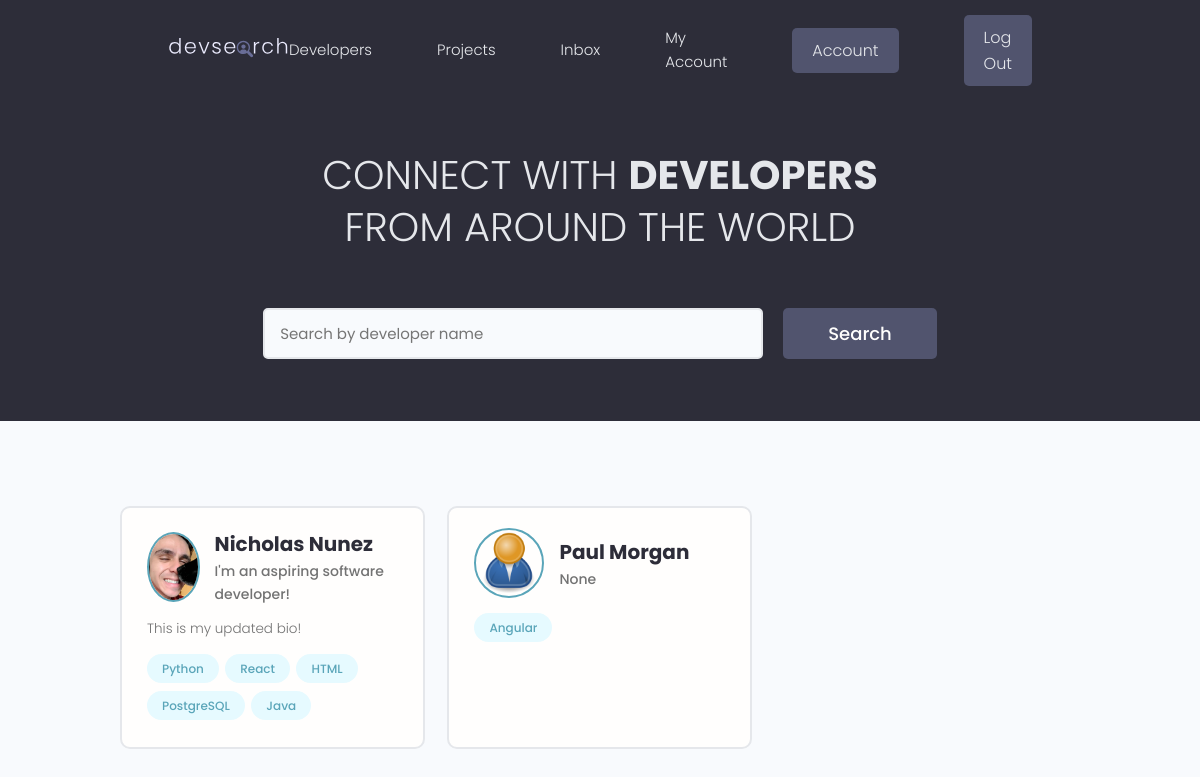
The app's page / (signed in) with its own data.
### users/models.py (models this page shows, shortened)
class Profile(models.Model):
    user = models.OneToOneField(User, on_delete=models.CASCADE, null=True, blank=True)
    name = models.CharField(max_length=200, null=True, blank=True)
    email = models.EmailField(max_length=500, null=True, blank=True)
    username = models.CharField(max_length=200, null=True, blank=True)
    location = models.CharField(max_length=200, null=True, blank=True)
    short_intro = models.CharField(max_length=500, null=True, blank=True)
    bio = models.TextField(null=True, blank=True)
    profile_image = models.ImageField(null=True, blank=True, upload_to='profiles/', default='profiles/user-default.png')
    social_github = models.CharField(max_length=200, null=True, blank=True)
    social_twitter = models.CharField(max_length=200, null=True, blank=True)
    social_stackoverflow = models.CharField(max_length=200, null=True, blank=True)
    social_linkedin = models.CharField(max_length=200, null=True, blank=True)
    social_youtube = models.CharField(max_length=200, null=True, blank=True)
    social_website = models.CharField(max_length=200, null=True, blank=True)
    created = models.DateTimeField(auto_now_add=True)
    id = models.UUIDField(default=uuid.uuid4, unique=True, primary_key=True, editable=False)

class Skill(models.Model):
    owner = models.ForeignKey(Profile, on_delete=models.CASCADE, null=True, blank=True)
    name = models.CharField(max_length=200, null=True, blank=True)
    description = models.TextField(null=True, blank=True)
    created = models.DateTimeField(auto_now_add=True)
    id = models.UUIDField(default=uuid.uuid4, unique=True, primary_key=True, editable=False)
    def __str__(self):
        return str(self.name)

### users/views.py (the view)
# urls.py: path('', views.profiles, name="profiles"),
def profiles(request):
    profiles = Profile.objects.all()
    context = {'profiles':profiles}
    return render(request, 'users/profiles.html', context)

### users/templates/users/profiles.html (shortened to what this page needs)
{% extends 'main.html' %}
{% block content %}
  <main class="home">
    <section class="hero-section text-center">
      <div class="container container--narrow">
        <div class="hero-section__box">
          <h2>CONNECT WITH <span>DEVELOPERS</span></h2>
          <h2>FROM AROUND THE WORLD</h2>
        </div>
        <div class="hero-section__search">
          <form class="form" action="#" method="get">
            <div class="form__field">
              <input class="input input--text" id="formInput#search" type="text" name="text"
                placeholder="Search by developer name" />
            </div>
            <input class="btn btn--sub btn--lg" type="submit" value="Search" />
          </form>
        </div>
      </div>
    </section>
    <section class="devlist">
      <div class="container">
        <div class="grid grid--three">
          {% for profile in profiles %}
          <div class="column card">
            <div class="dev">
              <a href="{% url 'profile' profile.id %}" class="card__body">
                <div class="dev__profile">
                  <img class="avatar avatar--md" src="{{ profile.profile_image.url }}" alt="image" />
                  <div class="dev__meta">
                    <h3>{{ profile.name }}</h3>
                    <h5>{{ profile.short_intro }}</h5>
                  </div>
                </div>
                <p class="dev__info">
                  {{ profile.bio | slice:"150"}}
                </p>
                <div class="dev__skills">
                  {% for skill in profile.skill_set.all|slice:"5" %}
                  <span class="tag tag--pill tag--main">
                    <small>{{ skill }}</small>
                  </span>
                  {% endfor %}
                </div>
              </a>
            </div>
          </div>
          {% endfor %}
        </div>
      </div>
    </section>
  </main>
{% endblock %}

### static/styles/app.css (style rules this page uses)
:root { --color-sub: #2d2d39; }
.btn--sub { background-color: var(--color-sub-light); }
.card { border: 2px solid var(--color-light); }
img { width: 100%; }
.hero-section { height: 40vh; display: flex; align-items: center; background-color: var(--color-sub); }
.hero-section__box { margin-bottom: 4rem; }
.hero-section__box > h2, .hero-section__box > h2 > span { font-size: 4rem; color: var(--color-light); line-height: 1.3; text-transform: uppercase; }
.hero-section__box > h2 { font-weight: 300; }
.hero-section__box > h2 > span { font-weight: 700; }
.hero-section__search > .form { display: flex; align-items: center; justify-content: center; gap: 2rem; }
.hero-section__search > .form input.input--text { width: 50rem; }
.devlist { margin-top: 8rem; }
.devlist .grid { align-items: stretch; }
.devlist .dev .dev__profile { display: flex; align-items: center; gap: 1.5rem; }
.devlist .dev .dev__meta h3 { color: var(--color-sub); font-size: 2rem; font-weight: 700; }
.devlist .dev .dev__meta h5 { color: var(--color-text); font-size: 1.4rem; font-weight: 500; }
.devlist .dev .dev__info { margin: 1.5rem 0; font-size: 1.35rem; line-height: 1.4; text-align: justify; }

### static/uikit/styles/modules/_variables.css (style rules this page uses)
:root { --color-main: #5aa5b9; --color-main-light: #e6faff; --color-sub: #3f4156; --color-sub-light: #51546e; --color-sub-lighter: #ededfd; --color-text: #737373; --color-gray: #8b8b8b; --color-light: #e5e7eb; --color-light-gray: #767676; --color-bg: #f8fafd; --color-white: #fffefd; --color-white-light: #f3f3f3; --color-success: #359e64; --color-success-bg: #def8e8; --color-error: #fc4b0b; --color-error-bg: #fff2ee; --font-base: 'Poppins', arial, helvetica, 'Segoe UI', roboto, ubuntu, sans-serif; --font-monospace: 'Fira Code', 'Courier New', courier, monospace; --font-regular: 300; --font-medium: 500; --font-bold: 700; --generic-shadow: 1px 1px 5px #00000010; --generic-transition: all 0.3s ease-in-out; }

### static/uikit/styles/modules/_base.css (style rules this page uses)
* { margin: 0; padding: 0; box-sizing: border-box; text-rendering: optimizeLegibility; color: inherit; font-size: inherit; }
html { font-size: 50%; }
@media only screen and (min-width: 480px) { html { font-size: 56.25%; } }
@media only screen and (min-width: 1200px) { html { font-size: 62.5%; } }
body { line-height: 1.6; font-weight: 400; font-size: 1.5rem; color: var(--color-text); background-color: var(--color-bg); min-height: 100vh; }

### static/uikit/styles/modules/_typography.css (style rules this page uses)
* { font-family: var(--font-base); }
h2 { font-size: 3.6rem; font-weight: var(--font-bold); }
h3 { font-size: 3.2rem; font-weight: var(--font-medium); }
h5 { font-size: 2.4rem; font-weight: var(--font-medium); }
h5, h6 { font-weight: var(--font-regular); }
p, span, strong { font-size: 1.6rem; color: var(--color-text); font-weight: var(--font-regular); }
a { padding-bottom: 2px; text-decoration: none; display: inline-block; color: var(--color-main); font-weight: var(--font-medium); }

### static/uikit/styles/modules/_utilities.css (style rules this page uses)
.container { width: 92%; max-width: 165rem; margin: 0 auto; box-sizing: border-box; }
.container--narrow { width: 92%; max-width: 120rem; }
@media screen and (min-width: 1000px) { .container { width: 90%; } }
@media screen and (min-width: 1000px) { .container--narrow { width: 85%; } }
@media screen and (min-width: 1200px) { .container { width: 80%; } }
@media screen and (min-width: 1200px) { .container--narrow { width: 72%; } }
.text-center { text-align: center; }

### static/uikit/styles/modules/_avatar.css (style rules this page uses)
.avatar { border-radius: 50%; border: 2px solid var(--color-main); object-fit: cover; }
.avatar--md { height: 7rem; width: 7rem; }

### static/uikit/styles/modules/_button.css (style rules this page uses)
.btn { display: inline-block; position: relative; cursor: pointer; background-color: var(--color-light); font-weight: var(--font-medium); color: var(--color-sub); text-decoration: none; padding: 1rem 2rem; border-radius: 0.5rem; border: none; width: -webkit-fit-content; width: -moz-fit-content; width: fit-content; height: -webkit-fit-content; height: -moz-fit-content; height: fit-content; font-size: 1.6rem; outline-width: 0; outline-color: transparent; -webkit-backface-visibility: hidden; backface-visibility: hidden; transition: all 0.3s ease-in-out; }
.btn--sub { background-color: var(--color-sub); color: var(--color-white); }
.btn--lg { font-size: 1.8rem; padding: 1.2rem 4.5rem; }

### static/uikit/styles/modules/_card.css (style rules this page uses)
.card { border-radius: 1rem; background-color: var(--color-white); border: 1.5px solid var(--color-light); width: auto; height: auto; margin-top: 0.5rem; margin-bottom: 0.5rem; overflow: hidden; }
.card__body, .card__header { padding: 2rem 2.5rem; }

### records on screen
Profile: profile_image (picture), name "Nicholas Nunez", short_intro "I'm an aspiring software developer!", bio "This is my updated bio!"
Skill: name "Python"
Skill: name "React"
Skill: name "HTML"
Skill: name "PostgreSQL"
Skill: name "Java"
Profile: profile_image (placeholder picture), name "Paul Morgan", short_intro "None"
Skill: name "Angular"
